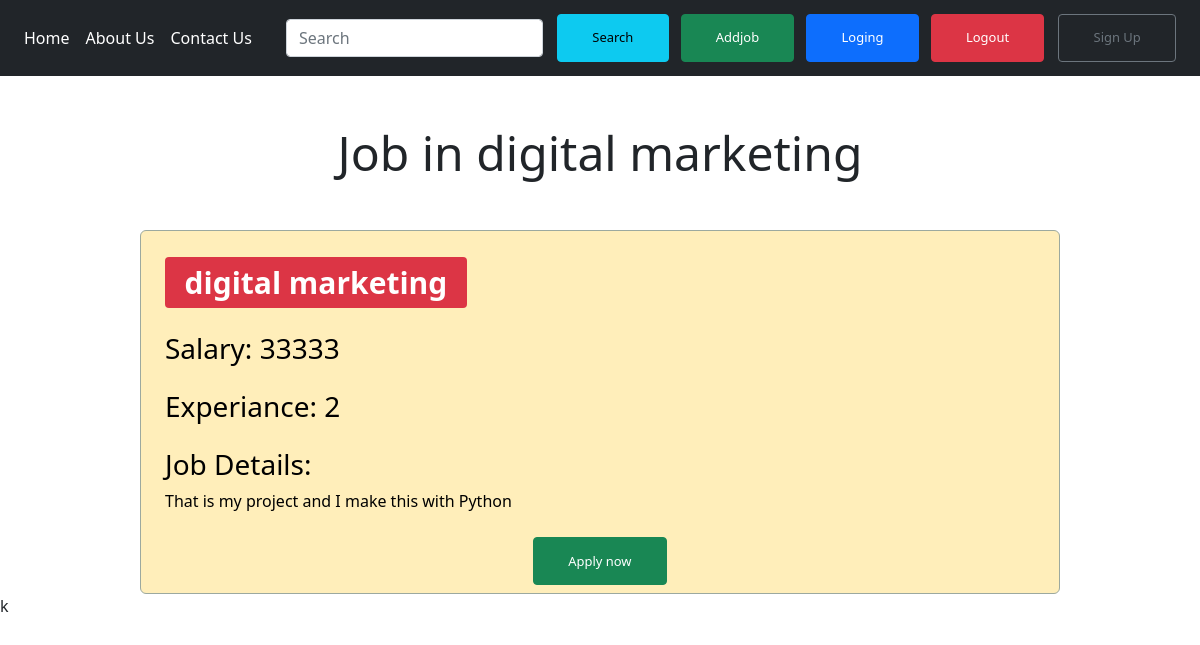
The app's page /jobview.php?id=26 with its own data.
### tables this page shows
CREATE TABLE `addjob` (
  `id` int(255) NOT NULL,
  `company` varchar(255) NOT NULL,
  `salary` varchar(255) NOT NULL,
  `des` varchar(255) NOT NULL,
  `experience` varchar(255) NOT NULL
);

### jobview.php (the view, shortened to what this page needs)
<?php  include "common.php"  ?>
  <?php
  $viewjob=$_GET['id'];
    $conn = mysqli_connect("localhost", "root", "", "givejob");
    $sql = " SELECT id,company,salary,des,experience FROM addjob WHERE id={$viewjob}";
    $result= mysqli_query($conn, $sql);
    if (mysqli_num_rows($result) > 0) {
      while($row = mysqli_fetch_assoc($result)) {
  ?>
  <h1 class="text-center display-5 my-5">Job in <?php echo $row['company']?></h1>
  <div class="container table-warning">
    <h1 class="name"><span class="badge bg-danger " style="color:white; ">
        <?php echo $row['company']?>
      </span></h1>
    <h3 class="salary my-4">Salary:
      <?php echo $row['salary']?>
    </h3>
    <h3 class="exp">Experiance:
      <?php echo $row['experience']?>
    </h3>
    <p class="des my-4">
    <h3>Job Details:</h3>
    <?php echo $row['des']?>
    </p>
    <button id="message"style="margin-left: 23rem;" onclick="message()" class="btn btn-success my-2">Apply now</button>
  </div>
  <?php
         }
      }
?>
</body>
</html>k

### common.php (style rules this page uses)
.btn { padding: .84rem 2.14rem; font-size: .81rem; margin: .375rem }

### jobview.php (style rules this page uses)
.container { border: 0.5px solid; border-radius: 20px; position: center; border: 1px solid #9ca99f; border-radius: 6px; padding: 24px 24px 0; max-width: 920px; margin-top: 3rem; }

### records on screen
addjob: company "digital marketing", salary "33333", experience "2", des "That is my project and I make this with Python"
